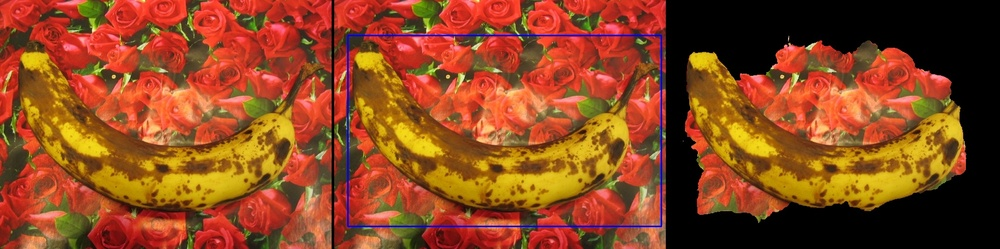
#> input picture images/result/seg_1_banana3.jpg, 1000 x 249 px, shrunk from 1930 x 480 before the run
$ jupyter execute --allow-errors Assignment3.ipynb
#> lines starting #> are read from the running program, lines starting #| are printed output that depends on the picture
# Assignment 3 - Image Segmentation using MRFs

## GrabCut

---
**TA** : Rohan, Prajwal
**Release date**: 05/03/21
**Submission date** : 16/03/21

---

For this assignment you will implement the GrabCut method mentioned in this [paper](https://cvg.ethz.ch/teaching/cvl/2012/grabcut-siggraph04.pdf). It is essentially an iterative version of GraphCut as shown in the figure below.

The code below takes an input image and follows these steps:
- It requires a bounding box to be drawn by the user to roughly segment out the foreground pixels
- It runs an initial min-cut optimization using the provided annotation
- The result of this optimization gives an initial segmentation
- To further refine this segmentation, the user provides two kinds of strokes to aid the optimization
    - strokes on the background pixels
    - strokes on the foreground pixels
- The algorithm now utilizes this to refine the original segmentation

You are allowed to use standard GMM libraries for the implementation. For usage of other libraries, please contact the TAs.

You can view this [video](https://www.youtube.com/watch?v=aOqOwM-Qbtg) to get a better idea of the steps involved.

Image segmentation is one exciting application of MRFs. You can further read about other applications of MRFs for Computer Vision [here](https://cedar.buffalo.edu/~srihari/CSE574/Chap8/Ch8-PGM-Undirected/9.5-MRFinCV.pdf).

#### Useful Links
* https://courses.engr.illinois.edu/cs543/sp2011/lectures/Lecture%2012%20-%20MRFs%20and%20Graph%20Cut%20Segmentation%20-%20Vision_Spring2011.pdf

[cell 1]
import numpy as np
import cv2
from sklearn.mixture import GaussianMixture
from sklearn.cluster import KMeans
import sys
import glob
import igraph as ig
from matplotlib import pyplot as plt
import random
import os

[cell 2]
COLORS = {
    'BLACK' : [0,0,0],
    'RED'   : [0, 0, 255],
    'GREEN' : [0, 255, 0],
    'BLUE'  : [255, 0, 0],
    'WHITE' : [255,255,255]
    }
DRAW_BG = {'color' : COLORS['BLACK'], 'val' : 0}
DRAW_FG = {'color' : COLORS['WHITE'], 'val' : 1}
DRAW_PR_FG = {'color': COLORS['GREEN'], 'val': 3}
DRAW_PR_BG = {'color': COLORS['RED'], 'val': 2}

[cell 3]
class EventHandler:
    """
    Class for handling user input during segmentation iterations
    """

    # [9 lines left out: function __init__, not called in this run]

    @property
    def image(self):
        return self.img

    @image.setter
    def image(self, img):
        self.img = img

    @property
    def mask(self):
        return self._mask

    @mask.setter
    def mask(self, _mask):
        self._mask = _mask

    @property
    def flags(self):
        return self.FLAGS

    @flags.setter
    def flags(self, flags):
        self.FLAGS = flags

    # [44 lines left out: function handler, not called in this run]

## Class for gmm

[cell 4]
class GaussianMixture:
    # [10 lines left out: function __init__, not called in this run]
#         print("GM :")
#         print (self.coefs,self.means,self.covariances)

    def init_with_kmeans(self, X):
        label = KMeans(n_clusters=self.n_components, n_init=1).fit(X).labels_
        self.fit(X, label)

    # [41 lines left out: functions calc_score, calc_prob, which_component, fit, not called in this run]

[cell 5]
class GrabCut:
    # [79 lines left out: functions __init__, expectation_over_image, calc_beta_smoothness, classify_pixels, not called in this run]

    def init_GMMs(self):
        self.bgd_gmm = GaussianMixture(self.img[self.bgd_indexes],self.gmm_components)
        self.fgd_gmm = GaussianMixture(self.img[self.fgd_indexes],self.gmm_components)

    # [112 lines left out: functions assign_GMMs_components, learn_GMMs, create_pair, construct_gc_graph, estimate_segmentation, run, not called in this run]
#         print(self.mask)

[cell 6]
def run(filename: str,out:str):
    """
    Main loop that implements GrabCut.

    Input
    -----
    filename (str) : Path to image
    """

    COLORS = {
    'BLACK' : [0,0,0],
    'RED'   : [0, 0, 255],
    'GREEN' : [0, 255, 0],
    'BLUE'  : [255, 0, 0],
    'WHITE' : [255,255,255]
    }

    DRAW_BG = {'color' : COLORS['BLACK'], 'val' : 0}
    DRAW_FG = {'color' : COLORS['WHITE'], 'val' : 1}
    DRAW_PR_FG = {'color': COLORS['GREEN'], 'val': 3}
    DRAW_PR_BG = {'color': COLORS['RED'], 'val': 2}
    FLAGS = {
        'RECT' : (0, 0, 1, 1),
        'DRAW_STROKE': False,         # flag for drawing strokes
        'DRAW_RECT' : False,          # flag for drawing rectangle
        'rect_over' : False,          # flag to check if rectangle is  drawn
        'rect_or_mask' : -1,          # flag for selecting rectangle or stroke mode
        'value' : DRAW_FG,            # drawing strokes initialized to mark foreground
    }

    img = cv2.imread(filename)
#     print(img.shape[0])
    img2 = img.copy()
    mask = np.zeros(img.shape[:2], dtype = np.uint8) # mask is a binary array with : 0 - background pixels
                                                     #                               1 - foreground pixels
    output = np.zeros(img.shape, np.uint8)           # output image to be shown

    # Input and segmentation windows
    cv2.namedWindow('Input Image')
    cv2.namedWindow('Segmented image')

    EventObj = EventHandler(FLAGS, img, mask, COLORS)
    cv2.setMouseCallback('Input Image', EventObj.handler)
    cv2.moveWindow('Input Image', img.shape[1] + 10, 90)
    while(1):

        img = EventObj.image
        mask = EventObj.mask
        FLAGS = EventObj.flags
        cv2.imshow('Segmented image', output)
        cv2.imshow('Input Image', img)

        k = cv2.waitKey(1)

        # key bindings
        if k == 27:
            bar = np.zeros((img.shape[0], 5, 3), np.uint8)
            res = np.hstack((img2, bar, img, bar, output))
            cv2.imwrite('../images/result/seg_10_'+out, res)
            # esc to exit
            break

        elif k == ord('0'):
            # Strokes for background
            FLAGS['value'] = DRAW_BG

        elif k == ord('1'):
            # FG drawing
            FLAGS['value'] = DRAW_FG

        elif k == ord('r'):
            # reset everything
            FLAGS['RECT'] = (0, 0, 1, 1)
            FLAGS['DRAW_STROKE'] = False
            FLAGS['DRAW_RECT'] = False
            FLAGS['rect_or_mask'] = -1
            FLAGS['rect_over'] = False
            skip_learn_GMMs = False
            FLAGS['value'] = DRAW_FG
            img = img2.copy()
            mask = np.zeros(img.shape[:2], dtype = np.uint8)
            EventObj.image = img
            EventObj.mask = mask
            output = np.zeros(img.shape, np.uint8)

        elif k == 13:
            # Press carriage return to initiate segmentation
            print("Started Segmentation")
            print(FLAGS['RECT'])
            if (FLAGS['rect_or_mask'] == 0):         # grabcut with rect
                gc = GrabCut(img2, mask, 10,50,5,8, FLAGS['RECT'])
                FLAGS['rect_or_mask'] = 1
            elif FLAGS['rect_or_mask'] == 1:         # grabcut with mask
                gc.run(skip_learn_GMMs=FLAGS['rect_or_mask'])
                skip_learn_GMMs = False
            #-------------------------------------------------#
            # Implement GrabCut here.                         #
            # Function should return a mask which can be used #
            # to segment the original image as shown on L90   #
            #-------------------------------------------------#

        EventObj.flags = FLAGS
        mask2 = np.where((mask == 1)+ (mask == 3), 255, 0).astype('uint8')
        output = cv2.bitwise_and(img2, img2, mask = mask2)

#> (a cell that did not finish here is left out)

## The number of iterations of GMM updating and energy minimization

- Because GMM parameters get fine-tuned in successive iterations and energy is also minimized,with increase in iterations, the extracted foreground becomes better and borders get neater. But beyond a threshold increase in iterations doesnt matter as the energy becomes constant.
- Tried for 1 , 5 , 10 iterations

**1 iteration**

[cell 8]
x=cv2.imread('../images/result/seg_1_banana3.jpg')
#> x is the input picture: shape (249, 1000, 3); mean B, G, R 31.5, 70, 139.5
plt.figure(figsize=(20,20))
plt.imshow(cv2.cvtColor(x, cv2.COLOR_BGR2RGB))
plt.show()

**5 iteration**

[cell 9]
x=cv2.imread('../images/result/seg_5_banana3.jpg')
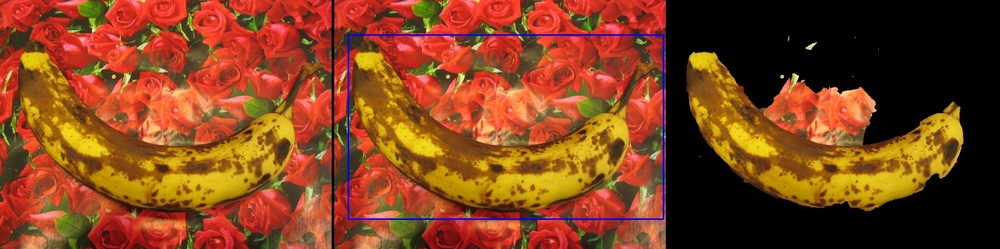
#> input picture images/result/seg_5_banana3.jpg, 1000 x 249 px, shrunk from 1930 x 480 before the run
#> x is the input picture: shape (249, 1000, 3); mean B, G, R 28.8, 65.4, 128.9
plt.figure(figsize=(20,20))
plt.imshow(cv2.cvtColor(x, cv2.COLOR_BGR2RGB))
plt.show()

**10 iteration**

[cell 10]
x=cv2.imread('../images/result/seg_10_banana3.jpg')
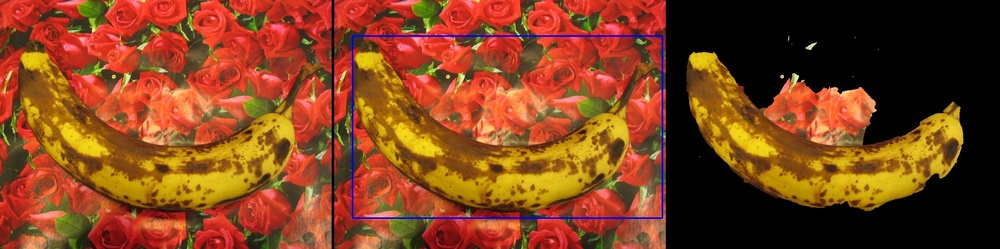
#> input picture images/result/seg_10_banana3.jpg, 1000 x 249 px, shrunk from 1930 x 480 before the run
#> x is the input picture: shape (249, 1000, 3); mean B, G, R 28.8, 65.4, 129
plt.figure(figsize=(20,20))
plt.imshow(cv2.cvtColor(x, cv2.COLOR_BGR2RGB))
plt.show()
